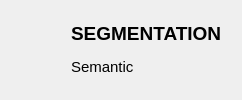
              <widget class="QWidget" name="augment_panel_info_segmentation">
               <property name="autoFillBackground">
                <bool>false</bool>
               </property>
               <layout class="QHBoxLayout" name="horizontalLayout_6">
                <item>
                 <widget class="QToolButton" name="toolButton_5">
                  <property name="maximumSize">
                   <size>
                    <width>45</width>
                    <height>45</height>
                   </size>
                  </property>
                  <property name="autoFillBackground">
                   <bool>false</bool>
                  </property>
                  <property name="text">
                   <string/>
                  </property>
                  <property name="icon">
                   <iconset resource="icons.qrc">
                    <normaloff>:/png/resources/market.png</normaloff>:/png/resources/market.png</iconset>
                  </property>
                  <property name="iconSize">
                   <size>
                    <width>45</width>
                    <height>45</height>
                   </size>
                  </property>
                  <property name="checkable">
                   <bool>true</bool>
                  </property>
                  <property name="checked">
                   <bool>false</bool>
                  </property>
                  <property name="autoRaise">
                   <bool>true</bool>
                  </property>
                 </widget>
                </item>
                <item>
                 <widget class="QFrame" name="frame_23">
                  <property name="autoFillBackground">
                   <bool>false</bool>
                  </property>
                  <property name="frameShape">
                   <enum>QFrame::NoFrame</enum>
                  </property>
                  <property name="frameShadow">
                   <enum>QFrame::Plain</enum>
                  </property>
                  <layout class="QVBoxLayout" name="verticalLayout_14">
                   <item>
                    <widget class="QLabel" name="label_9">
                     <property name="font">
                      <font>
                       <pointsize>14</pointsize>
                       <bold>true</bold>
                      </font>
                     </property>
                     <property name="text">
                      <string>SEGMENTATION</string>
                     </property>
                    </widget>
                   </item>
                   <item>
                    <widget class="QLabel" name="label_10">
                     <property name="font">
                      <font>
                       <pointsize>11</pointsize>
                      </font>
                     </property>
                     <property name="text">
                      <string>Semantic</string>
                     </property>
                    </widget>
                   </item>
                  </layout>
                 </widget>
                </item>
               </layout>
              </widget>
